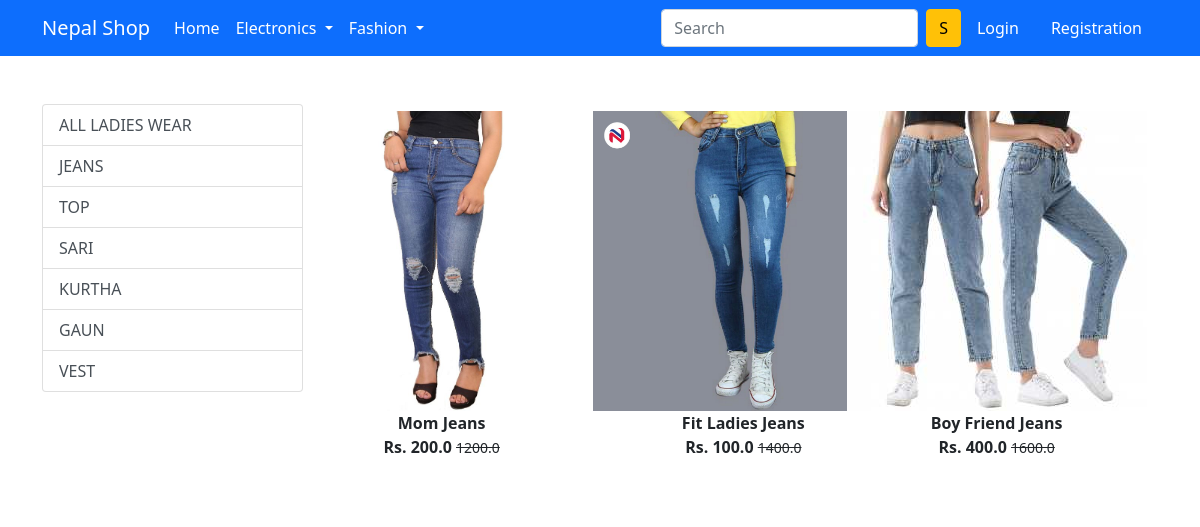
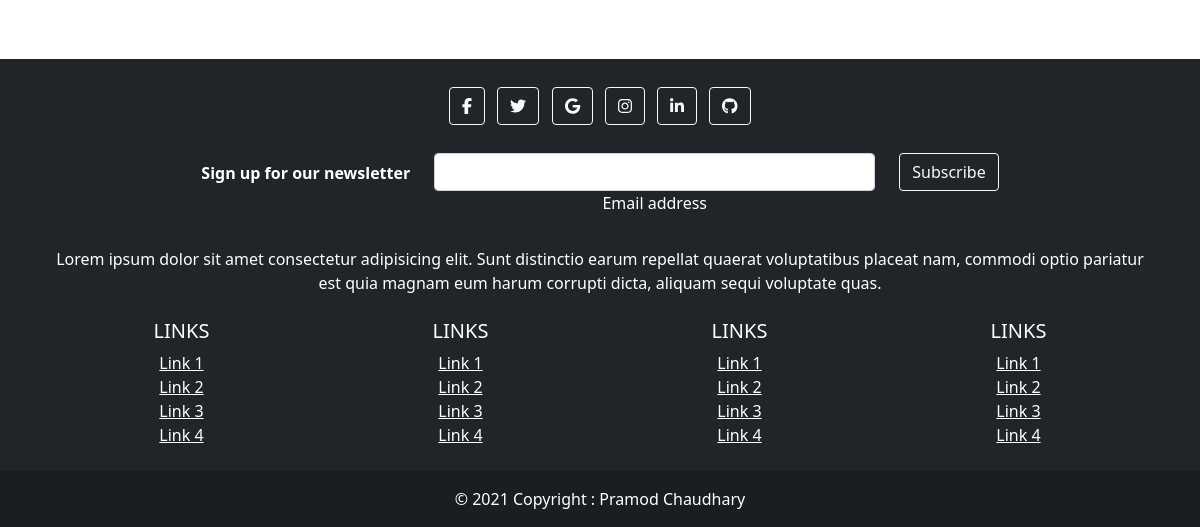
Page /ladies/ on the earlier database version (2 pictures, top to bottom).
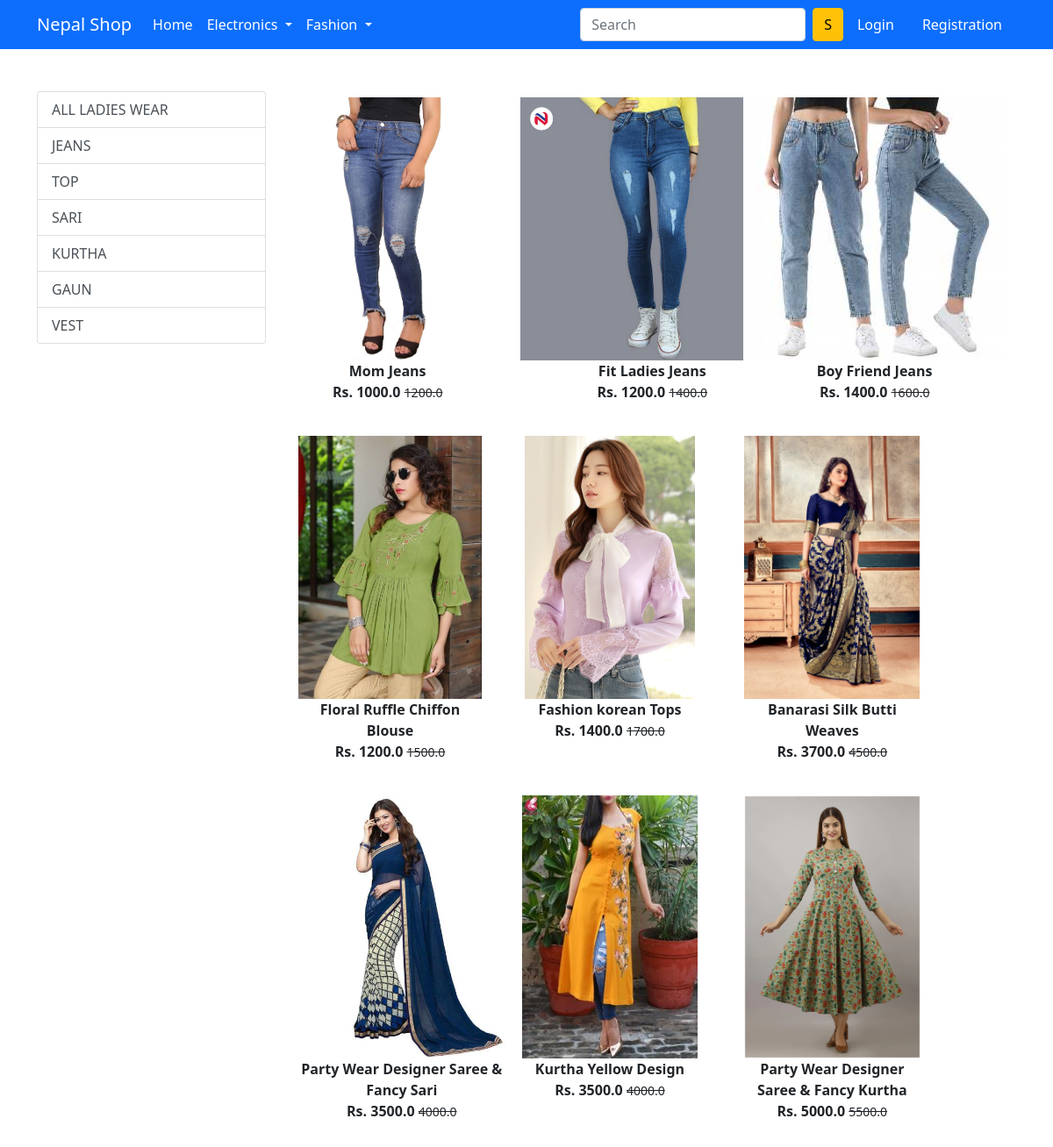
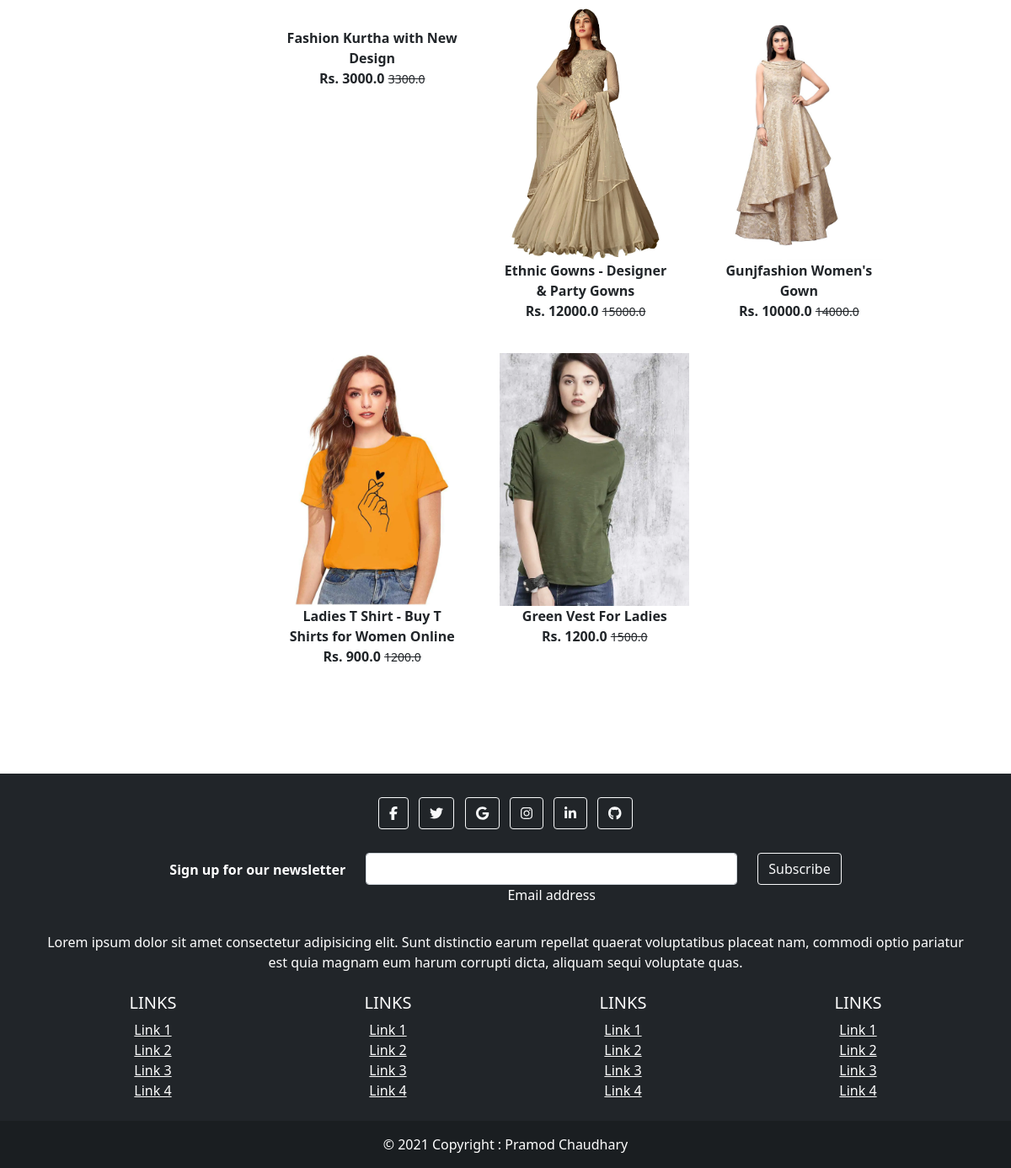
Same page on the later database version (2 pictures, top to bottom).
### shop/models.py (models this page shows, shortened)
class Product(models.Model):
    title = models.CharField(max_length=100)
    selling_price = models.FloatField()
    discount_price = models.FloatField()
    description = models.TextField()
    brand = models.CharField(max_length=100)
    category = models.CharField(choices=CATEGORY_CHOICES, max_length=4)
    product_image = models.ImageField(upload_to='product_img')

### shop/views.py (the view)
# urls.py: path('ladies/', views.ladies, name='ladies'),
def ladies(request, data=None):
    if data == None:
        ladies = Product.objects.filter(category='LD')
    elif data == 'JEANS' or data == 'TOP' or data == 'SARI' or data == 'KURTHA' or data == 'GAUN' or data == 'VEST':
        ladies = Product.objects.filter(category='LD').filter(brand=data)
    return render(request, 'shop/ladies.html', {'ladies': ladies})

### shop/templates/shop/ladies.html (shortened to what this page needs)
{% extends 'shop/base.html' %}
{% load static %}
{% block main-content %}
<div class="container my-5">
    <div class="row">
        <div class="col-sm-3">
            <div class="list-group">
                <a href="{% url 'ladies' %}" class="list-group-item list-group-item-action" aria-current="true">ALL
                    LADIES WEAR</a>
                <a href="{% url 'ladiesdata' 'JEANS' %}" class="list-group-item list-group-item-action"
                    aria-current="true">JEANS</a>
                <a href="{% url 'ladiesdata' 'TOP' %}" class="list-group-item list-group-item-action"
                    aria-current="true">TOP</a>
                <a href="{% url 'ladiesdata' 'SARI' %}" class="list-group-item list-group-item-action"
                    aria-current="true">SARI</a>
                <a href="{% url 'ladiesdata' 'KURTHA' %}" class="list-group-item list-group-item-action"
                    aria-current="true">KURTHA</a>
                <a href="{% url 'ladiesdata' 'GAUN' %}" class="list-group-item list-group-item-action"
                    aria-current="true">GAUN</a>
                <a href="{% url 'ladiesdata' 'VEST' %}" class="list-group-item list-group-item-action"
                    aria-current="true">VEST</a>
            </div>
        </div>
        <div class="col-sm-8">
            <div class="row">
                {% for product in ladies %}
                <div class="col-sm-4 text-center mb-4">
                    <a href="{% url 'product-detail' product.id %}" class="btn">
                        <div class="item">
                            <img src="{{product.product_image.url}}" alt="" height="300" class="">
                            <div class="fw-bold">{{product.title}}</div>
                            <div class="fw-bold">Rs. {{product.discount_price}}
                                <small class="fw-light text-decoration-line-through">{{product.selling_price}}</small>
                            </div>
                        </div>
                    </a>
                </div>
                {% endfor %}
            </div>
        </div>
    </div>
</div>
{% endblock main-content %}

### shop/templates/shop/base.html (shortened to what this page needs)
<!doctype html>
{% load static %}
<html lang="en">
<head>
  <link href="https://cdn.jsdelivr.net/npm/bootstrap@5.0.0-beta1/dist/css/bootstrap.min.css" rel="stylesheet"
>
  <link rel="stylesheet" href="{% static 'shop/css/owl.carousel.min.css' %}">
  <link rel="stylesheet" href="{% static 'shop/css/all.min.css' %}">
  <link rel="stylesheet" href="{% static 'shop/css/style.css' %}">
</head>
<body>
  <nav class="navbar navbar-expand-lg navbar-dark bg-primary">
    <div class="container">
      <a class="navbar-brand" href="/">Nepal Shop</a>
      <div class="collapse navbar-collapse" id="navbarSupportedContent">
        <ul class="navbar-nav me-auto mb-2 mb-lg-0">
          <li class="nav-item">
            <a class="nav-link active" aria-current="page" href="/">Home</a>
          </li>
          <li class="nav-item dropdown">
            <a class="nav-link dropdown-toggle text-white" href="#" id="electronicsDropdown" role="button"
              data-bs-toggle="dropdown" aria-expanded="false">
              Electronics
            </a>
          </li>
          <li class="nav-item dropdown">
            <a class="nav-link dropdown-toggle text-white" href="#" id="fashionDropdown" role="button"
              data-bs-toggle="dropdown" aria-expanded="false">
              Fashion
            </a>
          </li>
        </ul>
        <form class="d-flex">
          <input class="form-control me-2" type="search" placeholder="Search" aria-label="Search">
          <button class="btn btn-warning" type="submit">S</button>
        </form>
        <div>
          <ul class="navbar-nav me-auto mb-2 mb-lg-0">
            {% if request.user.is_authenticated %}
            <li class="nav-item dropdown mx-2">
              <a class="nav-link dropdown-toggle text-white" href="#" id="profileDropdown" role="button"
                data-bs-toggle="dropdown" aria-expanded="false">
                {{request.user.username|capfirst}}
              </a>
              <ul class="dropdown-menu" aria-labelledby="profileDropdown">
                <li><a class="dropdown-item" href="{% url 'profile' %}">Profile</a></li>
                <li><a class="dropdown-item" href="{% url 'orders' %}">Orders</a></li>
                <li><a class="dropdown-item" href="{% url 'passwordchange' %}">Change Password</a></li>
                <li><a class="dropdown-item" href="{% url 'logout' %}">Logout</a></li>
              </ul>
            </li>
            <li class="nav-item mx-2">
              <a href="{% url 'show-cart' %}" class="nav-link text-white"><span class="badge bg-danger">4</span> Cart
              </a>
            </li>
            {% else %}
            <li class="nav-item mx-2">
              <a href="{% url 'login' %}" class="nav-link text-white">Login</a>
            </li>
            <li class="nav-item mx-2">
              <a href="{% url 'customerregistration' %}" class="nav-link text-white">Registration</a>
            </li>
            {% endif %}
          </ul>
        </div>
      </div>
    </div>
  </nav>
  {% block main-content %} {% endblock main-content %}
  <br>
  <br>
  <footer class="bg-dark text-center text-white">
    <div class="container p-4">
      <section class="mb-4">
        <a class="btn btn-outline-light btn-floating m-1" href="#!" role="button"><i class="fab fa-facebook-f"></i></a>
        <a class="btn btn-outline-light btn-floating m-1" href="#!" role="button"><i class="fab fa-twitter"></i></a>
        <a class="btn btn-outline-light btn-floating m-1" href="#!" role="button"><i class="fab fa-google"></i></a>
        <a class="btn btn-outline-light btn-floating m-1" href="#!" role="button"><i class="fab fa-instagram"></i></a>
        <a class="btn btn-outline-light btn-floating m-1" href="#!" role="button"><i class="fab fa-linkedin-in"></i></a>
        <a class="btn btn-outline-light btn-floating m-1" href="#!" role="button"><i class="fab fa-github"></i></a>
      </section>
      <section class="">
        <form action="">
          <div class="row d-flex justify-content-center">
            <div class="col-auto">
              <p class="pt-2">
                <strong>Sign up for our newsletter</strong>
              </p>
            </div>
            <div class="col-md-5 col-12">
              <div class="form-outline form-white mb-4">
                <input type="email" id="form5Example2" class="form-control" />
                <label class="form-label" for="form5Example2">Email address</label>
              </div>
            </div>
            <div class="col-auto">
              <button type="submit" class="btn btn-outline-light mb-4">
                Subscribe
              </button>
            </div>
          </div>
        </form>
      </section>
      <section class="mb-4">
        <p>
          Lorem ipsum dolor sit amet consectetur adipisicing elit. Sunt distinctio earum
          repellat quaerat voluptatibus placeat nam, commodi optio pariatur est quia magnam
          eum harum corrupti dicta, aliquam sequi voluptate quas.
        </p>
      </section>
      <section class="">
        <div class="row">
          <div class="col-lg-3 col-md-6 mb-4 mb-md-0">
            <h5 class="text-uppercase">Links</h5>
            <ul class="list-unstyled mb-0">
              <li>
                <a href="#!" class="text-white">Link 1</a>
              </li>
              <li>
                <a href="#!" class="text-white">Link 2</a>
              </li>
              <li>
                <a href="#!" class="text-white">Link 3</a>
              </li>
              <li>
                <a href="#!" class="text-white">Link 4</a>
              </li>
            </ul>
          </div>
          <div class="col-lg-3 col-md-6 mb-4 mb-md-0">
            <h5 class="text-uppercase">Links</h5>
            <ul class="list-unstyled mb-0">
              <li>
                <a href="#!" class="text-white">Link 1</a>
              </li>
              <li>
                <a href="#!" class="text-white">Link 2</a>
              </li>
              <li>
                <a href="#!" class="text-white">Link 3</a>
              </li>
              <li>
                <a href="#!" class="text-white">Link 4</a>
              </li>
            </ul>
          </div>
          <div class="col-lg-3 col-md-6 mb-4 mb-md-0">
            <h5 class="text-uppercase">Links</h5>
            <ul class="list-unstyled mb-0">
              <li>
                <a href="#!" class="text-white">Link 1</a>
              </li>
              <li>
                <a href="#!" class="text-white">Link 2</a>
              </li>
              <li>
                <a href="#!" class="text-white">Link 3</a>
              </li>
              <li>
                <a href="#!" class="text-white">Link 4</a>
              </li>
            </ul>
          </div>
          <div class="col-lg-3 col-md-6 mb-4 mb-md-0">
            <h5 class="text-uppercase">Links</h5>
            <ul class="list-unstyled mb-0">
              <li>
                <a href="#!" class="text-white">Link 1</a>
              </li>
              <li>
                <a href="#!" class="text-white">Link 2</a>
              </li>
              <li>
                <a href="#!" class="text-white">Link 3</a>
              </li>
              <li>
                <a href="#!" class="text-white">Link 4</a>
              </li>
            </ul>
          </div>
        </div>
      </section>
    </div>
    <div class="text-center p-3" style="background-color: rgba(0, 0, 0, 0.2);">
      © 2021 Copyright : Pramod Chaudhary
    </div>
  </footer>
</body>
</html>

Differences in the rows shown:
changed Product "Mom Jeans": discount_price "200.0" → "1000.0"
changed Product "Fit Ladies Jeans": discount_price "100.0" → "1200.0"
changed Product "Boy Friend Jeans": discount_price "400.0" → "1400.0"
added Product: product_image (picture), title "Floral Ruffle Chiffon Blouse", discount_price "1200.0", selling_price "1500.0"
added Product: product_image (picture), title "Fashion korean Tops", discount_price "1400.0", selling_price "1700.0"
added Product: product_image (picture), title "Banarasi Silk Butti Weaves", discount_price "3700.0", selling_price "4500.0"
added Product: product_image (picture), title "Party Wear Designer Saree & Fancy Sari", discount_price "3500.0", selling_price "4000.0"
added Product: product_image (picture), title "Kurtha Yellow Design", discount_price "3500.0", selling_price "4000.0"
added Product: product_image (picture), title "Party Wear Designer Saree & Fancy Kurtha", discount_price "5000.0", selling_price "5500.0"
added Product: title "Fashion Kurtha with New Design", discount_price "3000.0", selling_price "3300.0"
added Product: product_image (picture), title "Ethnic Gowns - Designer & Party Gowns", discount_price "12000.0", selling_price "15000.0"
added Product: product_image (picture), title "Gunjfashion Women's Gown", discount_price "10000.0", selling_price "14000.0"
added Product: product_image (picture), title "Ladies T Shirt - Buy T Shirts for Women Online", discount_price "900.0", selling_price "1200.0"
added Product: product_image (picture), title "Green Vest For Ladies", discount_price "1200.0", selling_price "1500.0"
